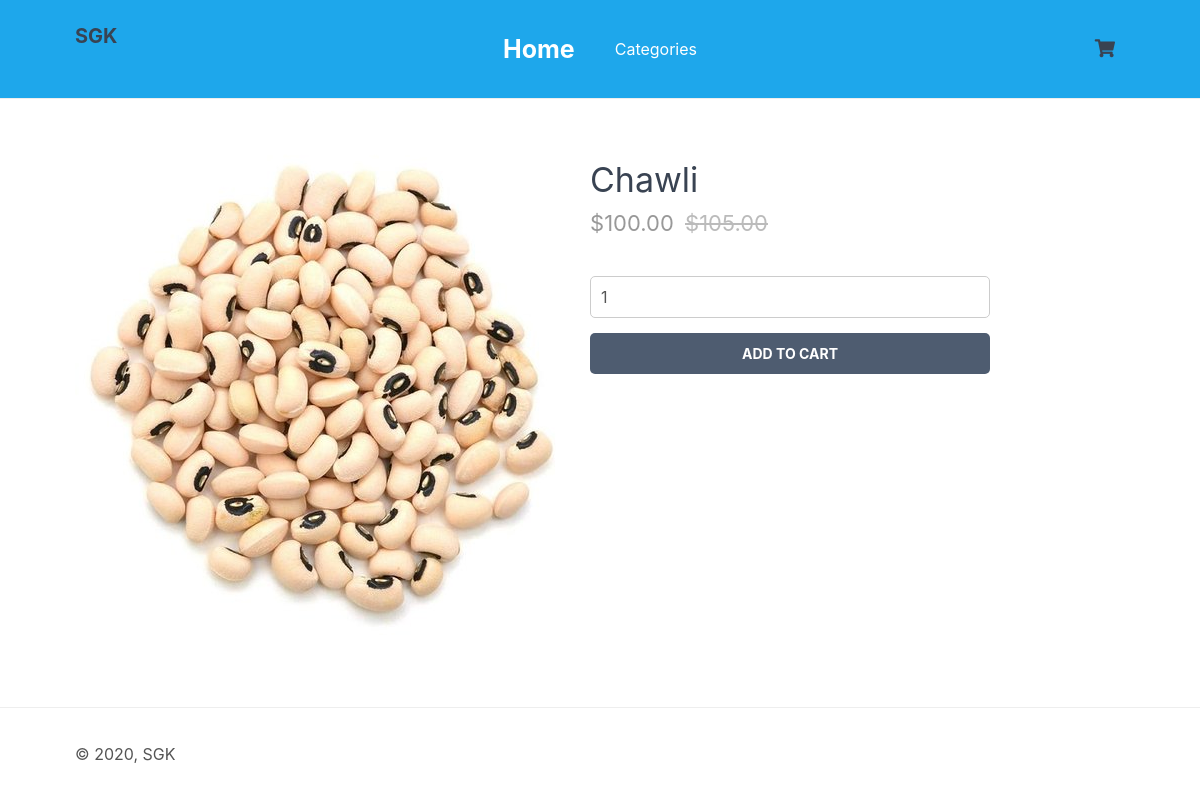
Screenshot of /ip/Pulses/index1.php?page=product&id=1 with the database file from the repository.
### tables this page shows
CREATE TABLE `pulses` (
  `id` int(11) NOT NULL,
  `name` varchar(200) NOT NULL,
  `desc` text NOT NULL,
  `price` decimal(7,2) NOT NULL,
  `rrp` decimal(7,2) NOT NULL DEFAULT '0.00',
  `quantity` int(11) NOT NULL,
  `img` text NOT NULL,
  `date_added` datetime NOT NULL DEFAULT CURRENT_TIMESTAMP
);

### ip/Pulses/index1.php (called while the page is built, shortened)
<?php
$page = isset($_GET['page']) && file_exists($_GET['page'] . '.php') ? $_GET['page'] : 'home';
include $page . '.php';
?>

### ip/Pulses/product.php (the view, shortened to what this page needs)
<?php
if (isset($_GET['id'])) {
    $stmt = $pdo->prepare('SELECT * FROM pulses WHERE id = ?');
    $stmt->execute([$_GET['id']]);
    $product = $stmt->fetch(PDO::FETCH_ASSOC);
} else {
    exit('Product does not exist!');
}
?>
<?=template_header('Product')?>
<div class="product content-wrapper">
    <img src="imgs/<?=$product['img']?>" width="500" height="500" alt="<?=$product['name']?>">
    <div>
        <h1 class="name"><?=$product['name']?></h1>
        <span class="price">
            &dollar;<?=$product['price']?>
            <?php if ($product['rrp'] > 0): ?>
            <span class="rrp">&dollar;<?=$product['rrp']?></span>
            <?php endif; ?>
        </span>
        <form action="index1.php?page=cart" method="post">
            <input type="number" name="quantity" value="1" min="1" max="<?=$product['quantity']?>" placeholder="Quantity" required>
            <input type="submit" value="Add To Cart">
        </form>
    </div>
</div>
<?=template_footer()?>

### ip/Pulses/categories.css (style rules this page uses)
* { box-sizing: border-box; font-family: -apple-system, BlinkMacSystemFont, "segoe ui", roboto, oxygen, ubuntu, cantarell, "fira sans", "droid sans", "helvetica neue", Arial, sans-serif; font-size: 16px; -webkit-font-smoothing: antialiased; -moz-osx-font-smoothing: grayscale; }
html { height: 100%; }
body { position: relative; min-height: 100%; color: #555555; background-color: #FFFFFF; margin: 0; padding-bottom: 100px; }
h1, h2, h3, h4, h5 { color: #394352; }
.content-wrapper { width: 1050px; margin: 0 auto; }
main > .product { display: flex; padding: 40px 0; }
main > .product > div { padding-left: 15px; }
main > .product h1 { font-size: 34px; font-weight: normal; margin: 0; padding: 20px 0 10px 0; }
main > .product .price { display: block; font-size: 22px; color: #999999; }
main > .product .rrp { color: #BBBBBB; text-decoration: line-through; font-size: 22px; padding-left: 5px; }
main > .product form { display: flex; flex-flow: column; margin: 40px 0; }
main > .product form input[type="number"] { width: 400px; padding: 10px; margin-bottom: 15px; border: 1px solid #ccc; color: #555555; border-radius: 5px; }
main > .product form input[type="submit"] { background: #4e5c70; border: 0; color: #FFFFFF; width: 400px; padding: 12px 0; text-transform: uppercase; font-size: 14px; font-weight: bold; border-radius: 5px; cursor: pointer; }

### rows the page displays
pulses: img (picture), name "Chawli", price "100.00", rrp "105.00"
